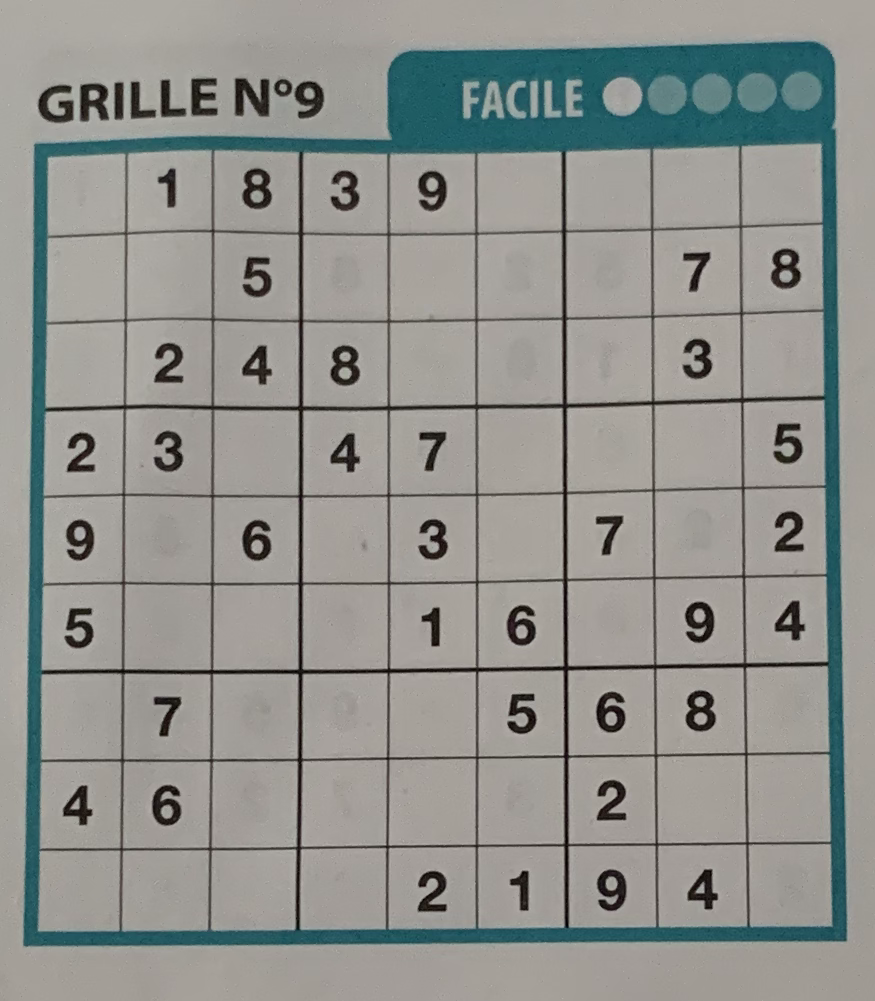
#> input picture data/sudoku1.png, 875 x 1001 px
$ python -i sudoku_image.py   (imports and definitions only)
#> lines starting #> are read from the running program, lines starting #| are printed output that depends on the picture; after the words box and inside, x2 and y2 are one past the last pixel; in counts of white or black regions, pixels touching at a corner belong together
#> in __init__, self.im_orig is the input picture: shape (1001, 875, 3); mean B, G, R 142.2, 146.4, 145.1
import cv2 as cv
import numpy as np
import pandas as pd
from copy import copy
import figure_factory as ff
import matplotlib.pyplot as plt
import scipy.interpolate as interp
from scipy.signal import find_peaks


# [21 lines left out: functions crop_number, get_projections, not called in this run]


def get_refs():
    refs = {}
    for i in range(1, 10):
        im_file = f'ref/ref_{i}.png'

        im = cv.imread(im_file)
        im = cv.cvtColor(im, cv.COLOR_BGR2GRAY)

        im_crop = crop_number(im)

        refs[i] = get_projections(im_crop)

    return refs


def interpolate(x, x_ref):
    x_mod = interp.interp1d(np.arange(x.size), x)
    return x_mod(np.linspace(0, x.size - 1, x_ref.size))


# [60 lines left out: functions rotate_image, get_rotated_image, not called in this run]


def get_transformed_image(img):
    gray = cv.cvtColor(img, cv.COLOR_BGR2GRAY)
    height, width = gray.shape

    # Binarizing
    blur = cv.GaussianBlur(gray, (5, 5), 0)
    _, im_bin = cv.threshold(blur, 0, 255, cv.THRESH_BINARY + cv.THRESH_OTSU)
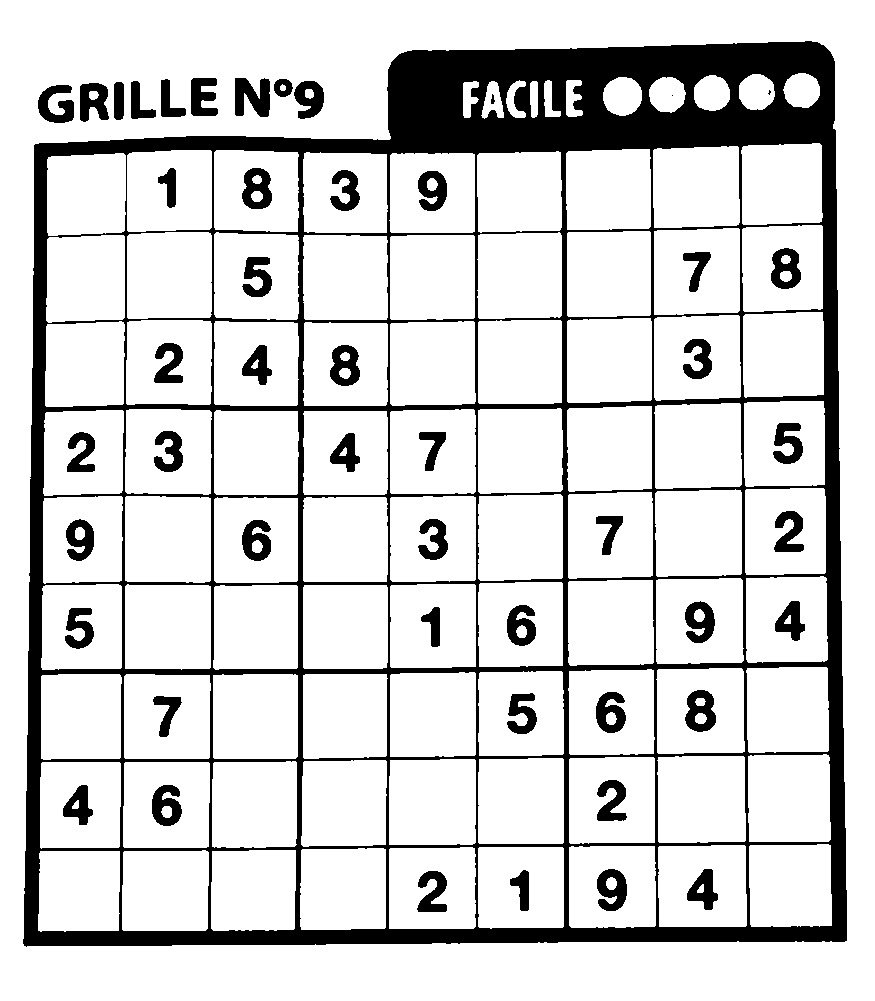
#> im_bin: shape (1001, 875); 83.1% white; 50 black regions (2 under 20 px), largest, box (x1, y1, x2, y2) and area: (23, 41, 847, 947) 116765, (235, 78, 270, 117) 991, (685, 690, 716, 732) 845

    im_bin = ~im_bin

    kernel = cv.getStructuringElement(cv.MORPH_RECT, (10, 10))

    # dilate the image to get text
    opening = cv.morphologyEx(im_bin, cv.MORPH_OPEN, kernel)
#> opening: shape (1001, 875); 9.1% white; 34 white regions, largest, box (x1, y1, x2, y2) and area: (25, 43, 848, 947) 74970, (516, 88, 531, 112) 342, (192, 81, 202, 115) 340

    output = cv.connectedComponentsWithStats(opening, 4, cv.CV_32S)
    (numLabels, labels, stats, centroids) = output
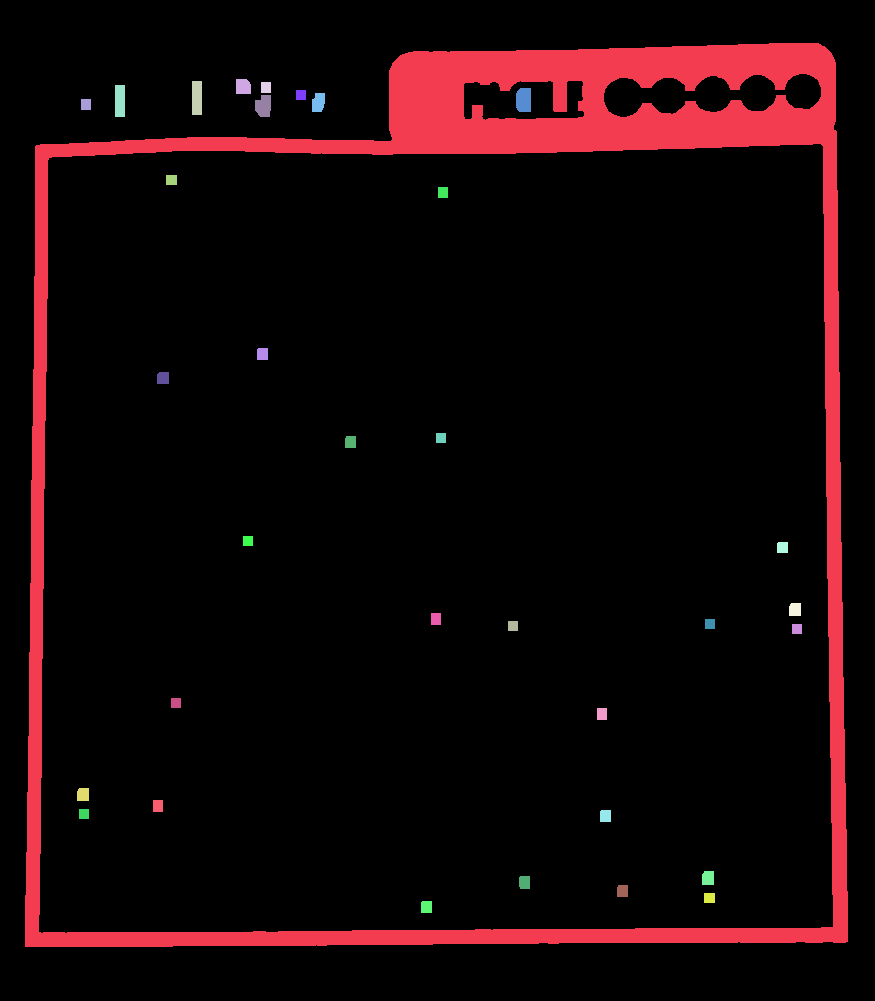
#> labels: shape (1001, 875) int32; 35 distinct labels, from 0 to 34; one colour per label, 0 black
#> numLabels = 35; stats = 35 rows, first 6: [0, 0, 875, 1001, 795944], [25, 43, 823, 904, 74970], [236, 79, 15, 15, 214], [192, 81, 10, 34, 340], [261, 82, 10, 11, 110], [115, 85, 10, 32, 320]; centroids = 35 pairs, first value 82.64 to 796.5, second value 86.29 to 906.5
    argmax = np.argsort(stats[:, cv.CC_STAT_AREA])[-2]
#> argmax = 1
    component_mask = (labels == argmax).astype("uint8") * 255
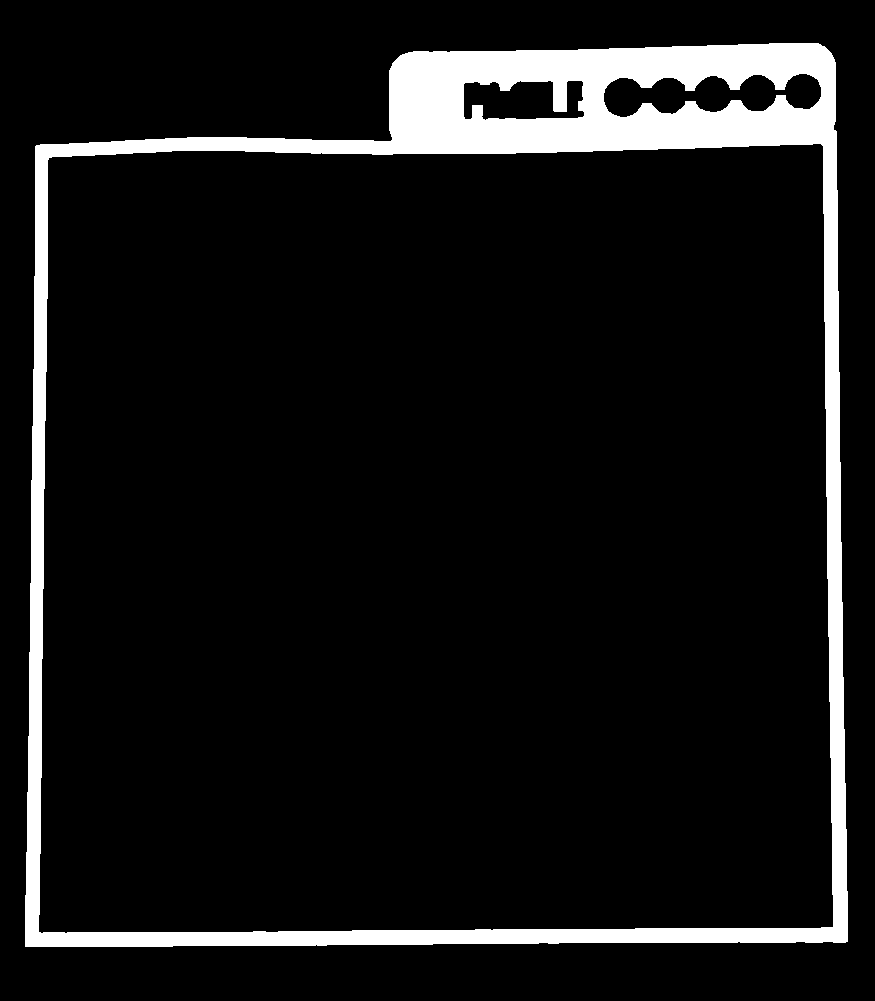
#> component_mask: shape (1001, 875); 8.6% white; 1 white region, box (x1, y1, x2, y2) and area: (25, 43, 848, 947) 74970

    top_left = []
    min_val = 1000000000
    for i in range(component_mask.shape[0]):
        if i * i > min_val:
            break
        for j in range(component_mask.shape[1]):
            if j * j > min_val:
                break
            if component_mask[i, j] > 0:
                val = i * i + j * j
                if val < min_val:
                    min_val = val
                    top_left = [j - 20, i - 20]

    bottom_left = []
    min_val = 1000000000
    for i in reversed(range(component_mask.shape[0])):
        if (height - i) * (height - i) > min_val:
            continue
        for j in range(component_mask.shape[1]):
            if j * j > min_val:
                break
            if component_mask[i, j] > 0:
                val = (height - i) * (height - i) + j * j
                if val < min_val:
                    min_val = val
                    bottom_left = [j - 20, i + 20]

    bottom_right = []
    min_val = 1000000000
    for i in reversed(range(component_mask.shape[0])):
        if (height - i) * (height - i) > min_val:
            break
        for j in reversed(range(component_mask.shape[1])):
            if (width - j) * (width - j) > min_val:
                break
            if component_mask[i, j] > 0:
                val = (height - i) * (height - i) + (width - j) * (width - j)
                if val < min_val:
                    min_val = val
                    bottom_right = [j + 20, i + 20]

    top_right = []
    min_val = 1000000000
    for i in range(component_mask.shape[0]):
        if i * i > min_val:
            break
        for j in reversed(range(component_mask.shape[1])):
            if (width - j) * (width - j) > min_val:
                break
            if component_mask[i, j] > 0:
                val = i * i + (width - j) * (width - j)
                if val < min_val:
                    min_val = val
                    top_right = [j + 20, i - 20]

    # [6 lines of commented-out code are left out]
    pts1 = np.float32([top_left, top_right, bottom_left, bottom_right])
    pts2 = np.float32([[0, 80], [800, 0], [0, 800], [800, 800]])

    M = cv.getPerspectiveTransform(pts1, pts2)
    dst = cv.warpPerspective(img, M, (800, 800))
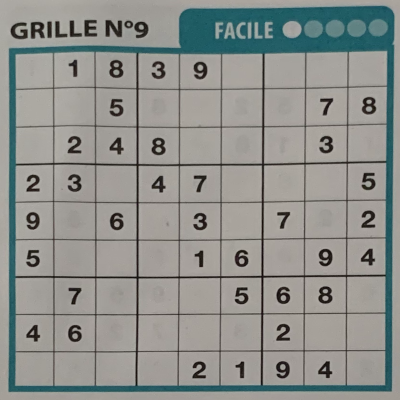
#> dst: shape (800, 800, 3) (shown at 1/2 size); mean B, G, R 140.7, 144.6, 142.5

    return dst


class SudokuImage:
    def __init__(self, im_file):
        self.im_file = im_file
        self.im_orig = cv.imread(im_file)
        # self.im = get_rotated_image(self.im_orig)
        self.im = get_transformed_image(self.im_orig)
        self.im_gray = cv.cvtColor(self.im, cv.COLOR_BGR2GRAY)
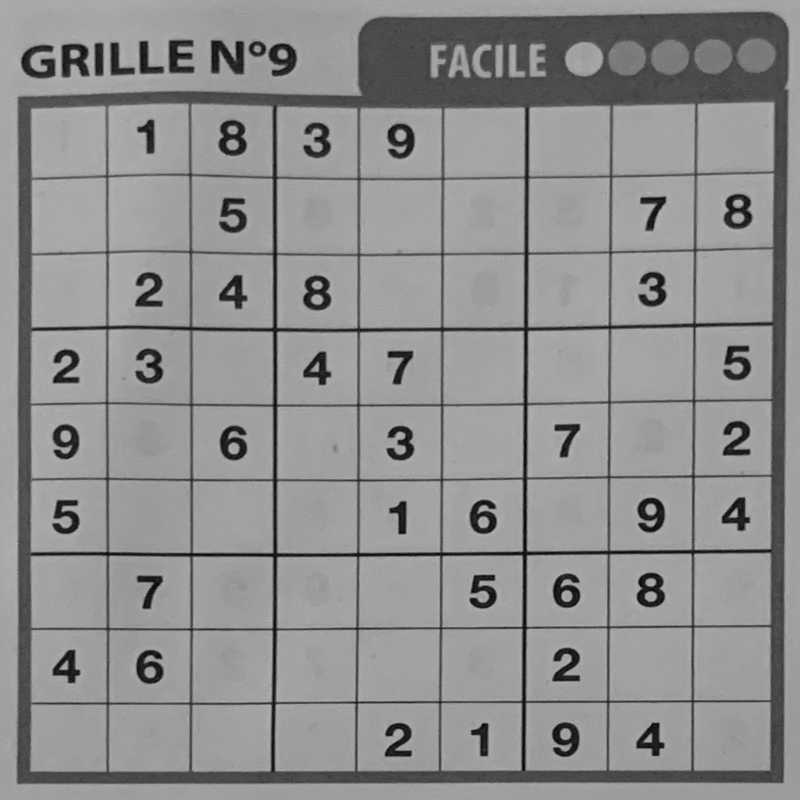
#> self.im_gray: shape (800, 800); min 3, max 186, mean 143.4
        self.height, self.width = self.im_gray.shape

        self.refs = get_refs()

        self.sudoku_df = None  # will contain the sudoku grid
        self.im_bin = None  # will contain the binarized image

        self.v_lines = None  # will contain the vertical lines of the grid
        self.h_lines = None  # will contain the horizontal lines of the grid

    def get_rotated_image_figure(self):
        return ff.get_rotated_image_figure(self)

    def get_grid_lines_figure(self):
        return ff.get_grid_lines_figure(self)

    def get_numbers_detection(self):
        return ff.get_numbers_detection(self)

    # [285 lines left out: functions extract_sudoku, binarize, detect_grid_v2, detect_grid, detect_numbers, not called in this run]

#> (the run stopped early here; a loop or call above may not have finished)

$ run again, on data/sudoku10.png
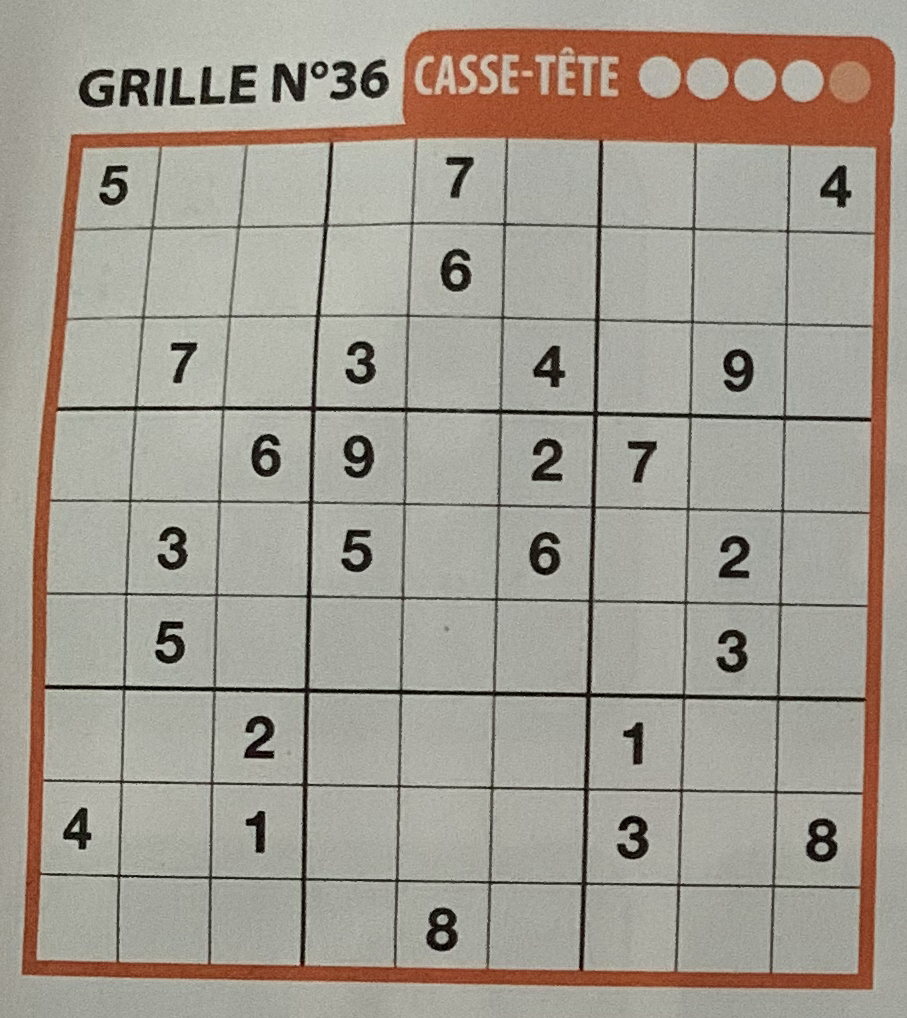
#> input picture data/sudoku10.png, 907 x 1018 px
#> in __init__, self.im_orig is the input picture: shape (1018, 907, 3); mean B, G, R 144.9, 155.8, 162.5
#> opening: shape (1018, 907); 9.2% white; 36 white regions, largest, box (x1, y1, x2, y2) and area: (23, 30, 895, 991) 79025, (547, 348, 562, 387) 456, (632, 727, 644, 764) 392
#> in get_transformed_image, `(numLabels, labels, stats, centroids) = output`:
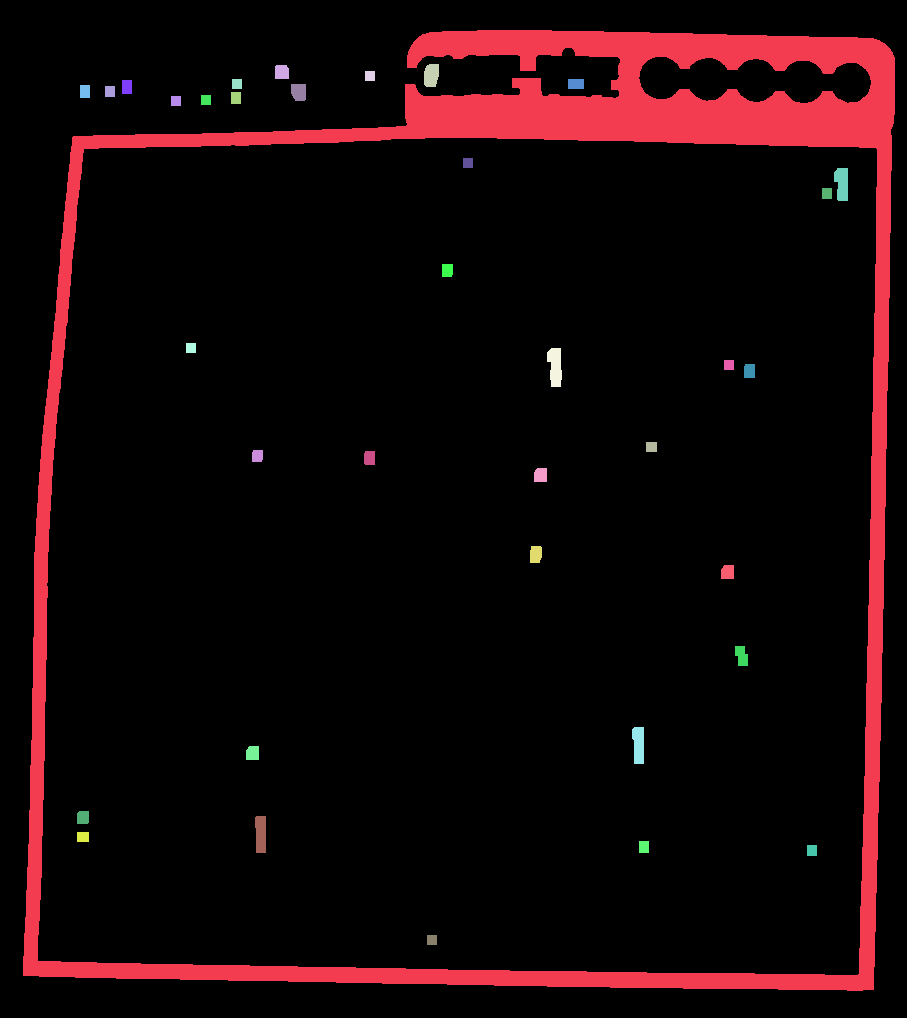
#> labels: shape (1018, 907) int32; 37 distinct labels, from 0 to 36; one colour per label, 0 black
#> numLabels = 37; stats = 37 rows, first 6: [0, 0, 907, 1018, 838276], [23, 30, 872, 961, 79025], [275, 65, 14, 14, 190], [424, 64, 15, 23, 307], [365, 71, 10, 10, 100], [232, 79, 10, 10, 100]; centroids = 37 pairs, first value 82.5 to 841.5, second value 71.68 to 939.5
#> argmax = 1
#> component_mask: shape (1018, 907); 8.6% white; 1 white region, box (x1, y1, x2, y2) and area: (23, 30, 895, 991) 79025
#> in __init__, `self.im_gray = cv.cvtColor(self.im, cv.COLOR_BGR2GRAY)`:
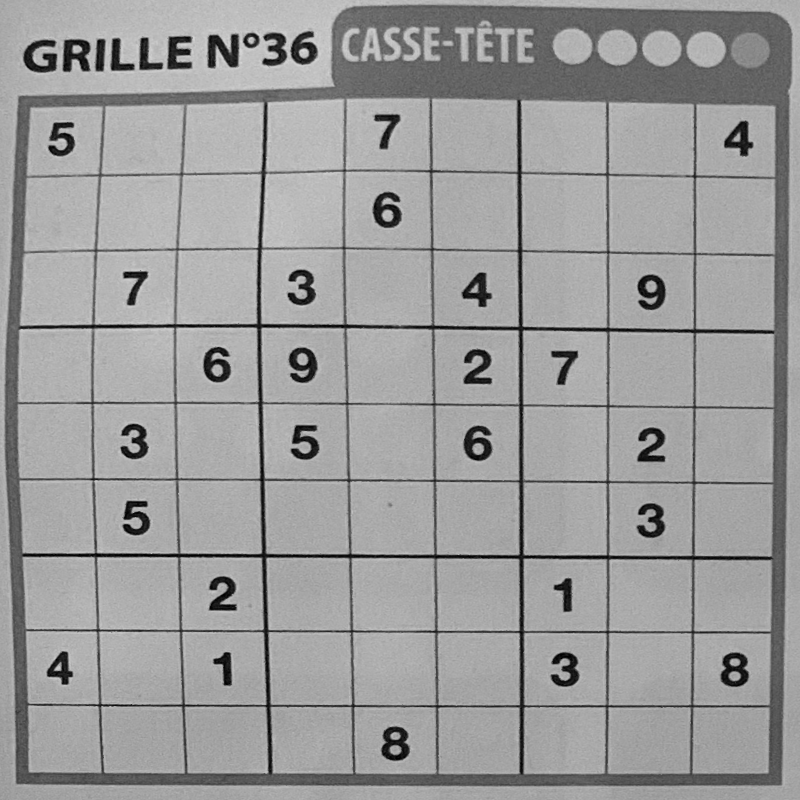
#> self.im_gray: shape (800, 800); min 0, max 219, mean 155.7

$ run again, on data/sudoku11.png
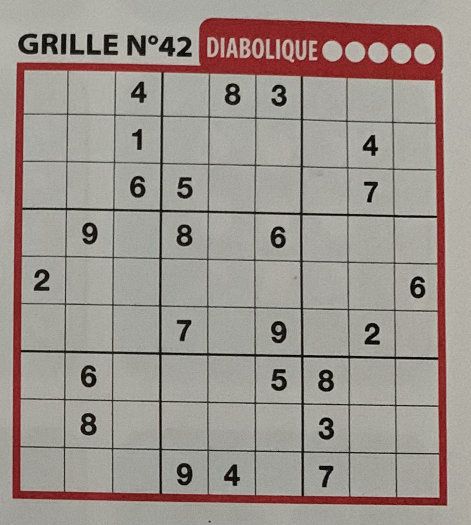
#> input picture data/sudoku11.png, 941 x 1050 px (shown at 1/2 size)
#> in __init__, self.im_orig is the input picture: shape (1050, 941, 3); mean B, G, R 141.6, 148.4, 157.3
#> opening: shape (1050, 941); 9.2% white; 36 white regions, largest, box (x1, y1, x2, y2) and area: (26, 37, 895, 1012) 83263, (175, 71, 200, 111) 566, (462, 931, 477, 972) 488
#> in get_transformed_image, `(numLabels, labels, stats, centroids) = output`:
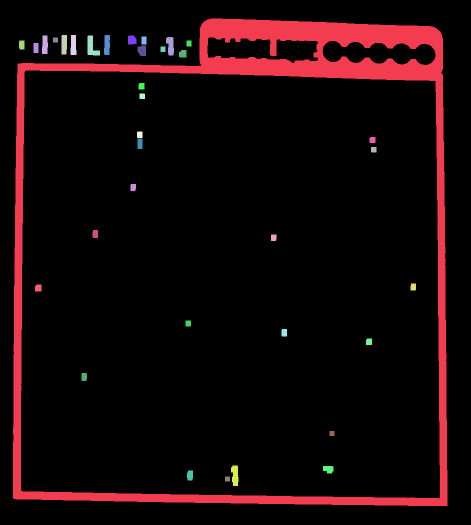
#> labels: shape (1050, 941) int32 (shown at 1/2 size); 37 distinct labels, from 0 to 36; one colour per label, 0 black
#> numLabels = 37; stats = 37 rows, first 6: [0, 0, 941, 1050, 896962], [26, 37, 869, 975, 83263], [84, 71, 12, 37, 395], [123, 70, 11, 39, 418], [141, 70, 12, 40, 424], [175, 71, 25, 40, 566]; centroids = 37 pairs, first value 43.13 to 826.1, second value 79.5 to 957.5
#> argmax = 1
#> component_mask: shape (1050, 941); 8.4% white; 1 white region, box (x1, y1, x2, y2) and area: (26, 37, 895, 1012) 83263
#> in __init__, `self.im_gray = cv.cvtColor(self.im, cv.COLOR_BGR2GRAY)`:
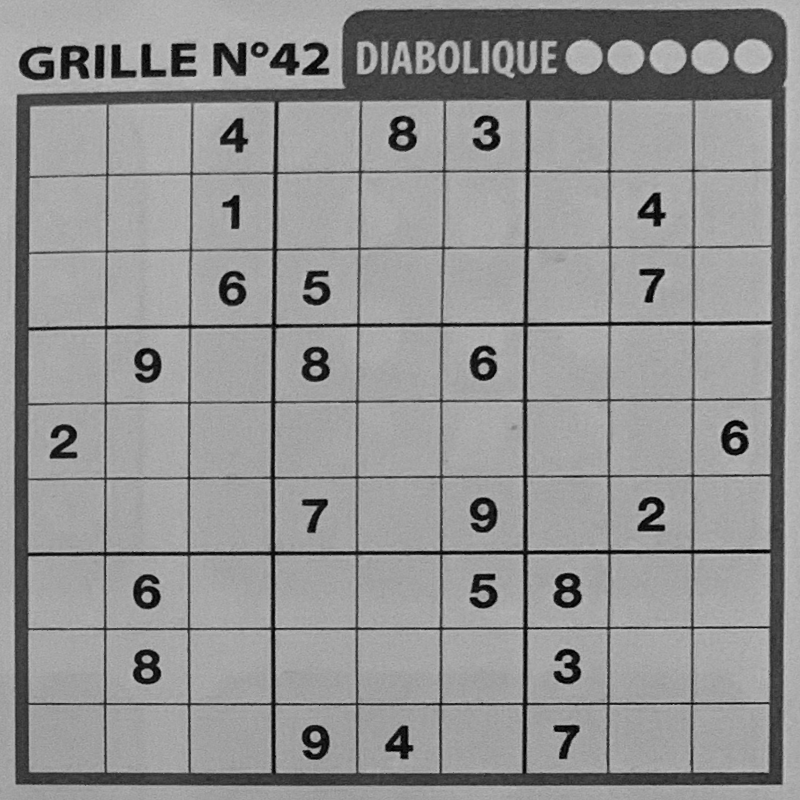
#> self.im_gray: shape (800, 800); min 0, max 205, mean 148
